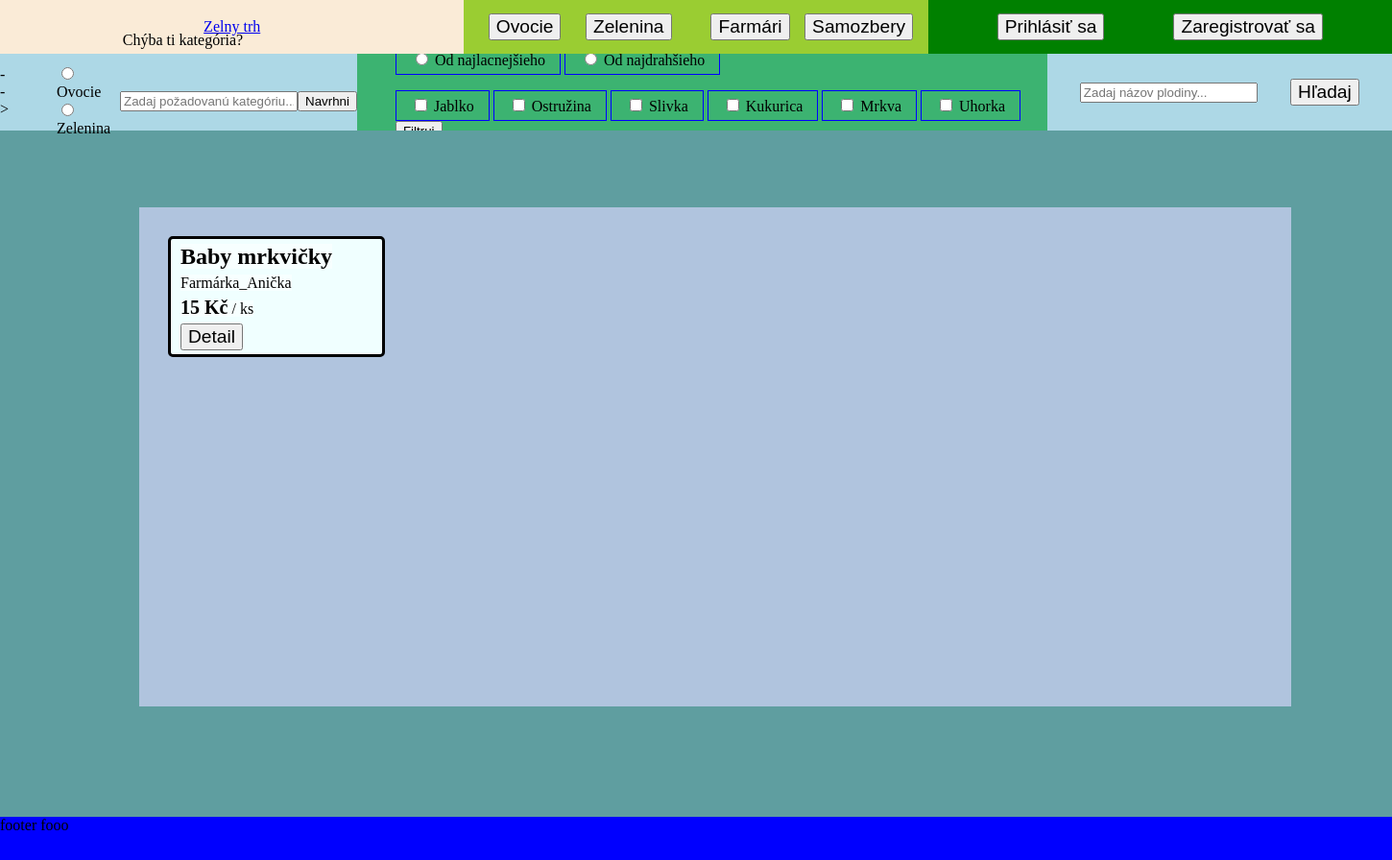
The app's page /index3.php?category=zelenina with its own data.
### tables this page shows
CREATE TABLE CROP(
    CROPTYPE VARCHAR(64) NOT NULL PRIMARY KEY,
    CATEGORY VARCHAR(64) NOT NULL,
    FOREIGN KEY (CATEGORY) REFERENCES CATEGORY(CATEGORY)
);

CREATE TABLE SPECIFIC_CROP(
    CROPID INT(64) NOT NULL PRIMARY KEY AUTO_INCREMENT,
    CROP_NAME VARCHAR(64) NOT NULL,
    CROP VARCHAR(64) NOT NULL,
    CATEGORY VARCHAR(64) NOT NULL,
    AMOUNT INT(64) DEFAULT 0,
    PRICE FLOAT(10) DEFAULT 0,
    PER_UNIT VARCHAR(2) NOT NULL DEFAULT "kg",
    PHOTO_URL VARCHAR(128),
    DESCRIPTION VARCHAR(128),
    CROPLOCATION VARCHAR(64) NOT NULL,
    FARMER VARCHAR(64) NOT NULL,
    FOREIGN KEY (FARMER) REFERENCES FARMERS(LOGIN),
    FOREIGN KEY (CATEGORY) REFERENCES CROP(CATEGORY),
    FOREIGN KEY (CROP) REFERENCES CROP(CROPTYPE),
    FOREIGN KEY (FARMER) REFERENCES FARMERS(LOGIN)
);

### services.php (called while the page is built, shortened)
<?php
class AccountService
{
    private $pdo;
    function __construct()
    {
        $this->pdo = $this->connect_db();
    }
    function connect_db()
    {
        $dsn = 'mysql:host=localhost;dbname=zelnytrh';
        $username = 'root';
        $password = 'passwd';
        $options = array(PDO::MYSQL_ATTR_INIT_COMMAND => 'SET NAMES utf8');
        $pdo = new PDO($dsn, $username, $password, $options);
        return $pdo;
    }
    function getCrops($which)
    {
        if ($which == NULL || $which == 'none') {
            $where = '';
        } else {
            $where = "WHERE CATEGORY='" . $which . "'";
        }
        $stmt = $this->pdo->prepare('SELECT * FROM SPECIFIC_CROP ' . $where . ';');
        $stmt->execute(NULL);
        return $stmt;
    }
    function get($table, $what, $condition)
    {
        if ($condition == NULL) $condition = 1;
        $query = $this->pdo->prepare("SELECT " . $what . " FROM " . $table . " WHERE " . $condition . ";");
        $query->execute();
        return $query;
    }
}

### filters.php (the view, shortened to what this page needs)
<div>
  <form action="<?= $_SERVER['PHP_SELF']?>" method="post">
    <div>
            <label for="text">Chýba ti kategória?</label>
    </div><div>
        <ul>
            <li>
                <input type="radio" name="category" value="ovocie">
                <label for="ovocie">Ovocie</label><br>
            </li>
            <li>
                <input type="radio" name="category" value="zelenina">
                <label for="zelenina">Zelenina</label><br>
            </li>
        </ul>
            <input placeholder="Zadaj požadovanú kategóriu..." type="text" name="text" id="text"><br>
            <input type="submit" value="Navrhni">
    </div>
    </form>
</div>
<div id="filter_items" >
    <form action="<?= $_SERVER['PHP_SELF']?>" method="post">
        <ul>
            <li>
                <input type="radio" name="price" value="price_up">
                <label for="price_up">Od najlacnejšieho</label><br>
            </li>
            <li>
                <input type="radio" name="price" value="price_down">
                <label for="price_down">Od najdrahšieho</label><br>
            </li>
        </ul>
        <ul>
<?php
    $db = new AccountService();
    $crop_type = $db->get("CROP","CROPTYPE","");
    $arr = $crop_type->fetch();
    for ($i = 0; $i < $crop_type->rowCount(); $i++) {
        echo <<<HTML
            <li>
                <input type="checkbox" id="{$i}" name="{$i}" value="{$arr[0]}">
                <label for="{$i}">{$arr[0]}</label><br>
            </li>
HTML;
        $arr = $crop_type->fetch();
    }
?>
            <input type="submit" value="Filtruj">
        </ul>
    </form>
</div>

### main_view.php (shortened to what this page needs)
<div id="tableItems">
    <?php
    $serv = new AccountService();
    if($_GET["category"]=="farmers")
    {
        $crops = $serv->get("ACCOUNTS A, FARMERS F","A.LOGIN, A.FULLNAME, A.EMAIL, F.LOGIN, F.ADDRESS, F.ICO, F.PHONE, F.IBAN","A.LOGIN = F.LOGIN");
        $arr = $crops->fetch();
        for ($i = 0; $i < $crops->rowCount(); $i++) {
            echo "<div class='tableItemFarmer' id=\"{$arr['CROP_NAME']}\">";
            echo "<div class='item_col'><h2>{$arr['LOGIN']}</h2>";
            echo "<p>{$arr['FULLNAME']}</p></div>";
            echo "<div class='item_col'><p>E-mail: {$arr['EMAIL']}</p>";
            echo "<p>Tel.Číslo: {$arr['PHONE']}</p>";
            echo "<p>Adresa: {$arr['ADDRESS']}</p></div>";
            echo "<div class='item_col'><p>IČO: {$arr['ICO']}</p>";
            echo "<p>IBAN: {$arr['IBAN']}</p></div>";
            echo "</div>";
            $arr = $crops->fetch();
        }
    }
    else
    {
        if(isset($_POST["price"]) || isset($_POST["price"]))
            $order=($_POST["price"] == "price_down")?"DESC":"ASC";
        else
            $order="";
        $filter_bool=false;
        for ($i = 0; $i < $crop_type->rowCount(); $i++) {
            $filter=(isset($_POST["{$i}"]))?$_POST["{$i}"]:"";
            $filter_bool=(isset($_POST["{$i}"]) || $filter_bool);
            if ($i == 0)
                $condition = "CROP="."\"{$filter}\"";
            else
                $condition = "{$condition}"." OR ". "CROP="."\"{$filter}\"";
        }
        if($filter_bool || $order != "")
        {
            if(! $filter_bool)
                $condition = "1";
            if($order != "")
                $condition = "{$condition}"." ORDER BY PRICE {$order}";
            $crops = $serv->get("SPECIFIC_CROP", "*", "{$condition}");
        }
        else{
            if ($_GET['category'] == 'ovocie' || $_GET['category'] == 'zelenina')
                $crops = $serv->getCrops("{$_GET['category']}");
            else
                $crops = $serv->getCrops(NULL);
        }
        $arr = $crops->fetch();
        for ($i = 0; $i < $crops->rowCount(); $i++) {
            echo "<div class='tableItem' id=\"{$arr['CROP_NAME']}\"  style=\"background-image: url({$arr['PHOTO_URL']});\" >";
            echo "<h2><span>{$arr['CROP_NAME']}</span></h2>";
            echo "<p><span>{$arr['FARMER']}</span></p>";
            echo "<p><span><span class='price'>{$arr['PRICE']} Kč</span> / {$arr['PER_UNIT']}</span></p>";
            echo '<p><a href="index3.php?detail='. $arr['CROPID'] .'"><button id="myBtn">Detail</button></a></p>';
            echo "</div>";
            $arr = $crops->fetch();
        }
    }
    ?>
</div>

### style.css (style rules this page uses)
body { padding: 0; margin: 0; overflow: hidden; height: 100vh; width: 100vw; background-color: cadetblue; }
div { margin: 0; padding: 0; display: flex; width: 100%; justify-content: space-evenly; align-items: center; }
#filter_items { background-color: mediumseagreen; min-height: 25px; width: 200vw; height: 100%; float: left; overflow-y: scroll; }
#filter_items ul li { display: inline-block; padding: 5px 15px; border: 1px solid blue; }
ul li { padding: 0 10px; list-style-type: none; }
#tableItems { padding: 20px; display: block; width: 80%; height: max(80%, 20%); overflow-y: scroll; overflow-x: hidden; background-color: lightsteelblue; }
.tableItem { display: inline-block; width: 13vw; min-width: 200px; height: 13vh; min-height: 120px; background-color: azure; border-color: black; border-style: solid; border-radius: 5px; margin: 10px; padding: 0 10px; overflow: hidden; }
.tableItem span .price { background-color: transparent; font-size:20px; font-weight: bold; }
.tableItem p,.tableItem h2 { margin: 2.5% 0; }
.tableItem span { background-color: rgba(255, 255, 255, 0.5);; display: inline; }
button { font-size: larger; }

### records on screen
crop: CROPTYPE "Jablko"
crop: CROPTYPE "Ostružina"
crop: CROPTYPE "Slivka"
crop: CROPTYPE "Kukurica"
crop: CROPTYPE "Mrkva"
crop: CROPTYPE "Uhorka"
specific_crop: CROP_NAME "Baby mrkvičky", FARMER "Farmárka_Anička", PRICE "15", PER_UNIT "ks"
